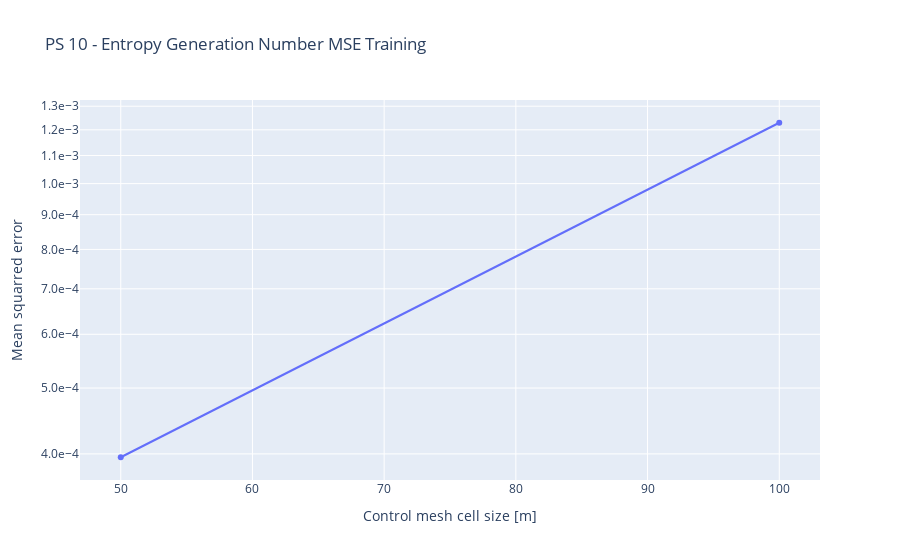

Here is the notebook cell this chart was saved with:
### Code cell
fig = go.Figure()
fig.add_trace(go.Scatter(
    x = np.delete(cell_sizes, idx_org),
    y = np.delete(mses, idx_org)
))

fig.update_layout(
    title=f"PS {PARAMETER_SPACE} - Entropy Generation Number MSE {DATA_TYPE}",
    xaxis_title="Control mesh cell size [m]",
    yaxis_title="Mean squarred error ",
    yaxis_type="log",
    yaxis_tickformat=".1e"
)

fig.write_image(mapped_root / "ControlMesh_MSEs.png")
fig.show()

### Figure 1 — Plotly figure (JSON) as saved in the notebook; plotly's stock layout.template omitted (floating-point values rounded to 4 significant figures)
{"data": [{"type": "scatter", "x": [100.0, 50.0], "y": [0.001229, 0.0003955]}], "layout": {"title": {"text": "PS 10 - Entropy Generation Number MSE Training"}, "xaxis": {"title": {"text": "Control mesh cell size [m]"}}, "yaxis": {"tickformat": ".1e", "title": {"text": "Mean squarred error "}, "type": "log"}}}
